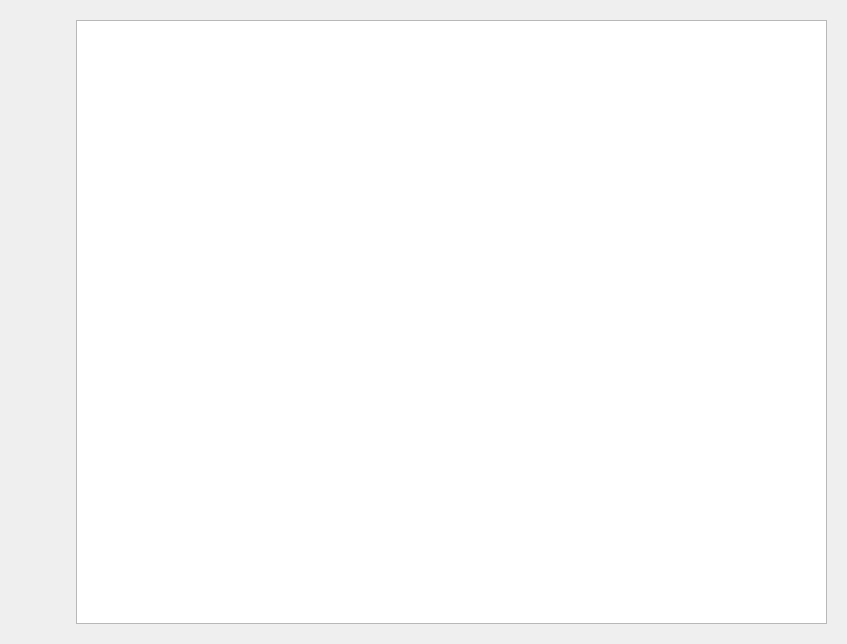
<?xml version="1.0" encoding="UTF-8"?>
<ui version="4.0">
 <class>SettingWidget</class>
 <widget class="QWidget" name="SettingWidget">
  <property name="geometry">
   <rect>
    <x>0</x>
    <y>0</y>
    <width>847</width>
    <height>644</height>
   </rect>
  </property>
  <property name="minimumSize">
   <size>
    <width>600</width>
    <height>500</height>
   </size>
  </property>
  <property name="maximumSize">
   <size>
    <width>24000</width>
    <height>4000</height>
   </size>
  </property>
  <property name="windowTitle">
   <string>Form</string>
  </property>
  <layout class="QHBoxLayout" name="horizontalLayout">
   <item>
    <widget class="QWidget" name="option_widget" native="true">
     <property name="sizePolicy">
      <sizepolicy hsizetype="Preferred" vsizetype="Expanding">
       <horstretch>0</horstretch>
       <verstretch>0</verstretch>
      </sizepolicy>
     </property>
     <property name="minimumSize">
      <size>
       <width>50</width>
       <height>0</height>
      </size>
     </property>
     <property name="maximumSize">
      <size>
       <width>50</width>
       <height>16777215</height>
      </size>
     </property>
     <layout class="QVBoxLayout" name="verticalLayout">
      <property name="leftMargin">
       <number>3</number>
      </property>
      <property name="topMargin">
       <number>0</number>
      </property>
      <property name="rightMargin">
       <number>3</number>
      </property>
      <property name="bottomMargin">
       <number>0</number>
      </property>
      <item>
       <widget class="OptionLabel" name="message_lbl">
        <property name="minimumSize">
         <size>
          <width>48</width>
          <height>48</height>
         </size>
        </property>
        <property name="maximumSize">
         <size>
          <width>48</width>
          <height>48</height>
         </size>
        </property>
        <property name="text">
         <string/>
        </property>
        <property name="pixmap">
         <pixmap>../../Images/msg_disable.png</pixmap>
        </property>
        <property name="scaledContents">
         <bool>true</bool>
        </property>
       </widget>
      </item>
      <item>
       <widget class="OptionLabel" name="friend_lbl">
        <property name="minimumSize">
         <size>
          <width>48</width>
          <height>48</height>
         </size>
        </property>
        <property name="maximumSize">
         <size>
          <width>48</width>
          <height>48</height>
         </size>
        </property>
        <property name="text">
         <string/>
        </property>
        <property name="pixmap">
         <pixmap>../../Images/friend_enable.png</pixmap>
        </property>
        <property name="scaledContents">
         <bool>true</bool>
        </property>
       </widget>
      </item>
      <item>
       <widget class="OptionLabel" name="group_lbl">
        <property name="minimumSize">
         <size>
          <width>48</width>
          <height>48</height>
         </size>
        </property>
        <property name="maximumSize">
         <size>
          <width>48</width>
          <height>48</height>
         </size>
        </property>
        <property name="text">
         <string/>
        </property>
        <property name="pixmap">
         <pixmap>../../Images/group_disable.png</pixmap>
        </property>
        <property name="scaledContents">
         <bool>true</bool>
        </property>
       </widget>
      </item>
      <item>
       <widget class="OptionLabel" name="setting_lbl">
        <property name="minimumSize">
         <size>
          <width>48</width>
          <height>48</height>
         </size>
        </property>
        <property name="maximumSize">
         <size>
          <width>48</width>
          <height>48</height>
         </size>
        </property>
        <property name="text">
         <string/>
        </property>
        <property name="pixmap">
         <pixmap>../../Images/setting_disable.png</pixmap>
        </property>
       </widget>
      </item>
     </layout>
    </widget>
   </item>
   <item>
    <widget class="QWidget" name="widget" native="true">
     <layout class="QVBoxLayout" name="verticalLayout_2">
      <item>
       <widget class="QListWidget" name="listWidget"/>
      </item>
     </layout>
    </widget>
   </item>
  </layout>
 </widget>
 <customwidgets>
  <customwidget>
   <class>OptionLabel</class>
   <extends>QLabel</extends>
   <header location="global">optionlabel.h</header>
  </customwidget>
 </customwidgets>
 <resources/>
 <connections/>
</ui>
